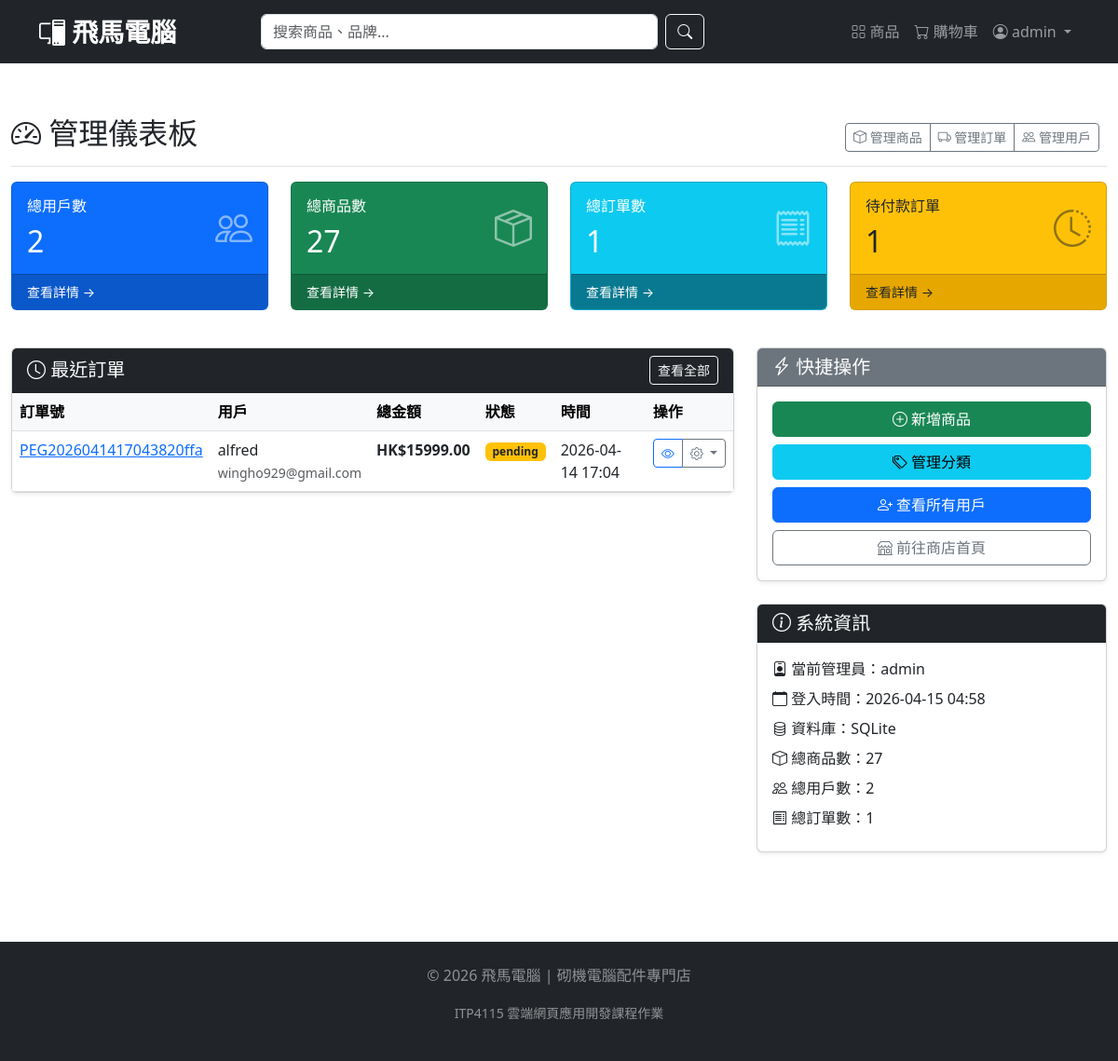
Page /admin/ (signed in) on the committed database.
### models.py (models this page shows, shortened)
class User(db.Model, UserMixin):
    __tablename__ = 'users'
    id = db.Column(db.Integer, primary_key=True)
    username = db.Column(db.String(80), unique=True, nullable=False)
    email = db.Column(db.String(120), unique=True, nullable=False)
    password_hash = db.Column(db.String(128), nullable=False)
    first_name = db.Column(db.String(50))
    last_name = db.Column(db.String(50))
    phone = db.Column(db.String(20))
    address = db.Column(db.String(200))
    is_admin = db.Column(db.Boolean, default=False)
    created_at = db.Column(db.DateTime, default=datetime.utcnow)
    last_login = db.Column(db.DateTime)
    login_count = db.Column(db.Integer, default=0)
    is_active = db.Column(db.Boolean, default=True)
    orders = db.relationship('Order', backref='user', lazy=True, cascade='all, delete-orphan')
    reviews = db.relationship('Review', backref='user', lazy=True, cascade='all, delete-orphan')

class Order(db.Model):
    __tablename__ = 'orders'
    id = db.Column(db.Integer, primary_key=True)
    order_number = db.Column(db.String(50), unique=True, nullable=False)
    user_id = db.Column(db.Integer, db.ForeignKey('users.id'), nullable=False)
    status = db.Column(db.String(20), default='pending')  # pending, paid, shipped, delivered, cancelled
    total_amount = db.Column(db.Float, nullable=False)
    shipping_address = db.Column(db.String(300), nullable=False)
    shipping_phone = db.Column(db.String(20), nullable=False)
    shipping_name = db.Column(db.String(100), nullable=False)
    payment_method = db.Column(db.String(50), default='cod')
    note = db.Column(db.Text)
    created_at = db.Column(db.DateTime, default=datetime.utcnow)
    updated_at = db.Column(db.DateTime, default=datetime.utcnow, onupdate=datetime.utcnow)
    paid_at = db.Column(db.DateTime)
    shipped_at = db.Column(db.DateTime)
    delivered_at = db.Column(db.DateTime)
    items = db.relationship('OrderItem', backref='order', lazy=True, cascade='all, delete-orphan')

### admin.py (the view)
    def wrapper(*args, **kwargs):
        if not current_user.is_authenticated or not current_user.is_admin:
            flash('需要管理员权限', 'danger')
            return redirect(url_for('index'))
        return func(*args, **kwargs)

### admin.py (called while the page is built)
def admin_required(func):
    def wrapper(*args, **kwargs):
        if not current_user.is_authenticated or not current_user.is_admin:
            flash('需要管理员权限', 'danger')
            return redirect(url_for('index'))
        return func(*args, **kwargs)
    wrapper.__name__ = func.__name__
    return wrapper

@admin_bp.route('/')
@login_required
@admin_required
def dashboard():
    total_users = User.query.count()
    total_products = Product.query.count()
    total_orders = Order.query.count()
    pending_orders = Order.query.filter_by(status='pending').count()
    recent_orders = Order.query.order_by(Order.created_at.desc()).limit(10).all()
    return render_template('admin/dashboard.html',
                         total_users=total_users,
                         total_products=total_products,
                         total_orders=total_orders,
                         pending_orders=pending_orders,
                         recent_orders=recent_orders)

### app.py (called while the page is built)
@login_manager.user_loader
def load_user(user_id):
    return User.query.get(int(user_id))

### templates/admin/dashboard.html (shortened to what this page needs)
{% extends "base.html" %}
{% block content %}
<div class="container-fluid py-4">
    <div class="d-flex justify-content-between flex-wrap flex-md-nowrap align-items-center pt-3 pb-2 mb-3 border-bottom">
        <h1 class="h2"><i class="bi bi-speedometer2"></i> 管理儀表板</h1>
        <div class="btn-toolbar mb-2 mb-md-0">
            <div class="btn-group me-2">
                <a href="{{ url_for('admin.admin_products') }}" class="btn btn-sm btn-outline-secondary">
                    <i class="bi bi-box"></i> 管理商品
                </a>
                <a href="{{ url_for('admin.admin_orders') }}" class="btn btn-sm btn-outline-secondary">
                    <i class="bi bi-truck"></i> 管理訂單
                </a>
                <a href="{{ url_for('admin.admin_users') }}" class="btn btn-sm btn-outline-secondary">
                    <i class="bi bi-people"></i> 管理用戶
                </a>
            </div>
        </div>
    </div>
    <div class="row mb-4">
        <div class="col-xl-3 col-md-6 mb-3">
            <div class="card bg-primary text-white h-100">
                <div class="card-body">
                    <div class="d-flex justify-content-between align-items-center">
                        <div>
                            <h6 class="mb-0">總用戶數</h6>
                            <h2 class="mt-2 mb-0">{{ total_users }}</h2>
                        </div>
                        <i class="bi bi-people fs-1 opacity-50"></i>
                    </div>
                </div>
                <div class="card-footer d-flex align-items-center justify-content-between small bg-primary-dark">
                    <a href="{{ url_for('admin.admin_users') }}" class="text-white stretched-link text-decoration-none">查看詳情 →</a>
                </div>
            </div>
        </div>
        <div class="col-xl-3 col-md-6 mb-3">
            <div class="card bg-success text-white h-100">
                <div class="card-body">
                    <div class="d-flex justify-content-between align-items-center">
                        <div>
                            <h6 class="mb-0">總商品數</h6>
                            <h2 class="mt-2 mb-0">{{ total_products }}</h2>
                        </div>
                        <i class="bi bi-box-seam fs-1 opacity-50"></i>
                    </div>
                </div>
                <div class="card-footer d-flex align-items-center justify-content-between small bg-success-dark">
                    <a href="{{ url_for('admin.admin_products') }}" class="text-white stretched-link text-decoration-none">查看詳情 →</a>
                </div>
            </div>
        </div>
        <div class="col-xl-3 col-md-6 mb-3">
            <div class="card bg-info text-white h-100">
                <div class="card-body">
                    <div class="d-flex justify-content-between align-items-center">
                        <div>
                            <h6 class="mb-0">總訂單數</h6>
                            <h2 class="mt-2 mb-0">{{ total_orders }}</h2>
                        </div>
                        <i class="bi bi-receipt fs-1 opacity-50"></i>
                    </div>
                </div>
                <div class="card-footer d-flex align-items-center justify-content-between small bg-info-dark">
                    <a href="{{ url_for('admin.admin_orders') }}" class="text-white stretched-link text-decoration-none">查看詳情 →</a>
                </div>
            </div>
        </div>
        <div class="col-xl-3 col-md-6 mb-3">
            <div class="card bg-warning text-dark h-100">
                <div class="card-body">
                    <div class="d-flex justify-content-between align-items-center">
                        <div>
                            <h6 class="mb-0">待付款訂單</h6>
                            <h2 class="mt-2 mb-0">{{ pending_orders }}</h2>
                        </div>
                        <i class="bi bi-clock-history fs-1 opacity-50"></i>
                    </div>
                </div>
                <div class="card-footer d-flex align-items-center justify-content-between small bg-warning-dark">
                    <a href="{{ url_for('admin.admin_orders', status='pending') }}" class="text-dark stretched-link text-decoration-none">查看詳情 →</a>
                </div>
            </div>
        </div>
    </div>
    <div class="row">
        <div class="col-lg-8 mb-4">
            <div class="card shadow-sm">
                <div class="card-header bg-dark text-white d-flex justify-content-between align-items-center">
                    <h5 class="mb-0"><i class="bi bi-clock"></i> 最近訂單</h5>
                    <a href="{{ url_for('admin.admin_orders') }}" class="btn btn-sm btn-outline-light">查看全部</a>
                </div>
                <div class="card-body p-0">
                    <div class="table-responsive">
                        <table class="table table-hover mb-0">
                            <thead class="table-light">
                                <tr>
                                    <th>訂單號</th>
                                    <th>用戶</th>
                                    <th>總金額</th>
                                    <th>狀態</th>
                                    <th>時間</th>
                                    <th>操作</th>
                                </tr>
                            </thead>
                            <tbody>
                                {% for order in recent_orders %}
                                <tr>
                                    <td>
                                        <a href="{{ url_for('order_detail', order_id=order.id) }}" target="_blank">
                                            {{ order.order_number }}
                                        </a>
                                    </td>
                                    <td>{{ order.user.username }}<br><small class="text-muted">{{ order.user.email }}</small></td>
                                    <td><span class="fw-bold">HK${{ "%.2f"|format(order.total_amount) }}</span></td>
                                    <td>
                                        <span class="badge
                                            {% if order.status == 'pending' %}bg-warning text-dark
                                            {% elif order.status == 'paid' %}bg-primary
                                            {% elif order.status == 'shipped' %}bg-info
                                            {% elif order.status == 'delivered' %}bg-success
                                            {% else %}bg-danger{% endif %}">
                                            {{ order.status }}
                                        </span>
                                    </td>
                                    <td>{{ order.created_at.strftime('%Y-%m-%d %H:%M') }}</td>
                                    <td>
                                        <div class="btn-group btn-group-sm">
                                            <a href="{{ url_for('order_detail', order_id=order.id) }}" class="btn btn-outline-primary" target="_blank">
                                                <i class="bi bi-eye"></i>
                                            </a>
                                            <button type="button" class="btn btn-outline-secondary dropdown-toggle" data-bs-toggle="dropdown">
                                                <i class="bi bi-gear"></i>
                                            </button>
                                        </div>
                                    </td>
                                </tr>
                                {% else %}
                                <tr>
                                    <td colspan="6" class="text-center py-4 text-muted">暫無訂單</td>
                                </tr>
                                {% endfor %}
                            </tbody>
                        </table>
                    </div>
                </div>
            </div>
        </div>
        <div class="col-lg-4 mb-4">
            <div class="card shadow-sm mb-4">
                <div class="card-header bg-secondary text-white">
                    <h5 class="mb-0"><i class="bi bi-lightning-charge"></i> 快捷操作</h5>
                </div>
                <div class="card-body">
                    <div class="d-grid gap-2">
                        <a href="{{ url_for('admin.add_product') }}" class="btn btn-success">
                            <i class="bi bi-plus-circle"></i> 新增商品
                        </a>
                        <a href="{{ url_for('admin.admin_categories') }}" class="btn btn-info">
                            <i class="bi bi-tags"></i> 管理分類
                        </a>
                        <a href="{{ url_for('admin.admin_users') }}?role=user" class="btn btn-primary">
                            <i class="bi bi-person-plus"></i> 查看所有用戶
                        </a>
                        <a href="{{ url_for('products') }}" class="btn btn-outline-secondary" target="_blank">
                            <i class="bi bi-shop"></i> 前往商店首頁
                        </a>
                    </div>
                </div>
            </div>
            <div class="card shadow-sm">
                <div class="card-header bg-dark text-white">
                    <h5 class="mb-0"><i class="bi bi-info-circle"></i> 系統資訊</h5>
                </div>
                <div class="card-body">
                    <ul class="list-unstyled mb-0">
                        <li class="mb-2"><i class="bi bi-person-badge"></i> 當前管理員：{{ current_user.username }}</li>
                        <li class="mb-2"><i class="bi bi-calendar"></i> 登入時間：{{ current_user.last_login.strftime('%Y-%m-%d %H:%M') if current_user.last_login else '-' }}</li>
                        <li class="mb-2"><i class="bi bi-database"></i> 資料庫：SQLite</li>
                        <li class="mb-2"><i class="bi bi-box"></i> 總商品數：{{ total_products }}</li>
                        <li class="mb-2"><i class="bi bi-people"></i> 總用戶數：{{ total_users }}</li>
                        <li class="mb-2"><i class="bi bi-receipt"></i> 總訂單數：{{ total_orders }}</li>
                    </ul>
                </div>
            </div>
        </div>
    </div>
</div>
{% endblock %}

### templates/base.html (shortened to what this page needs)
<!DOCTYPE html>
<html lang="zh-HK">
<head>
    <link href="https://cdn.jsdelivr.net/npm/bootstrap@5.3.0-alpha1/dist/css/bootstrap.min.css" rel="stylesheet">
    <link rel="stylesheet" href="https://cdn.jsdelivr.net/npm/bootstrap-icons@1.11.0/font/bootstrap-icons.css">
    <link href="{{ url_for('static', filename='css/style.css') }}" rel="stylesheet">
</head>
<body>
    <nav class="navbar navbar-expand-lg navbar-dark bg-dark sticky-top">
        <div class="container">
            <a class="navbar-brand fw-bold fs-3" href="{{ url_for('index') }}">
                <i class="bi bi-pc-display"></i> 飛馬電腦
            </a>
            <div class="collapse navbar-collapse" id="navbarMain">
                <form class="d-flex mx-auto w-50" action="{{ url_for('products') }}" method="get">
                    <input class="form-control me-2" type="search" name="search" placeholder="搜索商品、品牌..." aria-label="Search">
                    <button class="btn btn-outline-light" type="submit"><i class="bi bi-search"></i></button>
                </form>
                <ul class="navbar-nav ms-auto">
                    <li class="nav-item"><a class="nav-link" href="{{ url_for('products') }}"><i class="bi bi-grid"></i> 商品</a></li>
                    <li class="nav-item"><a class="nav-link position-relative" href="{{ url_for('cart') }}">
                        <i class="bi bi-cart"></i> 購物車
                    </a></li>
                    {% if current_user.is_authenticated %}
                        <li class="nav-item dropdown">
                            <a class="nav-link dropdown-toggle" href="#" data-bs-toggle="dropdown">
                                <i class="bi bi-person-circle"></i> {{ current_user.username }}
                            </a>
                        </li>
                    {% else %}
                        <li class="nav-item"><a class="nav-link" href="{{ url_for('login') }}"><i class="bi bi-box-arrow-in-right"></i> 登入</a></li>
                        <li class="nav-item"><a class="nav-link" href="{{ url_for('register') }}"><i class="bi bi-person-plus"></i> 註冊</a></li>
                    {% endif %}
                </ul>
            </div>
        </div>
    </nav>
    {% block content %}{% endblock %}
    <footer class="bg-dark text-white-50 mt-5 py-4">
        <div class="container text-center">
            <p>&copy; 2026 飛馬電腦 | 砌機電腦配件專門店</p>
            <p><small>ITP4115 雲端網頁應用開發課程作業</small></p>
        </div>
    </footer>
</body>
</html>

### templates/admin/dashboard.html (style rules this page uses)
.bg-primary-dark { background-color: #0a58ca; }
.bg-success-dark { background-color: #146c43; }
.bg-info-dark { background-color: #087990; }
.bg-warning-dark { background-color: #e6a700; }

### rows in the picture
User: username "admin", last_login "2026-04-15 04:58"
Order: order_number "PEG2026041417043820ffa", user.username "alfred", user.email "wingho929@gmail.com", total_amount "15999.00", status "pending", created_at "2026-04-14 17:04"

### other values in the picture
{{ total_users }} "2"
{{ total_products }} "27"
{{ total_orders }} "1"
{{ pending_orders }} "1"
